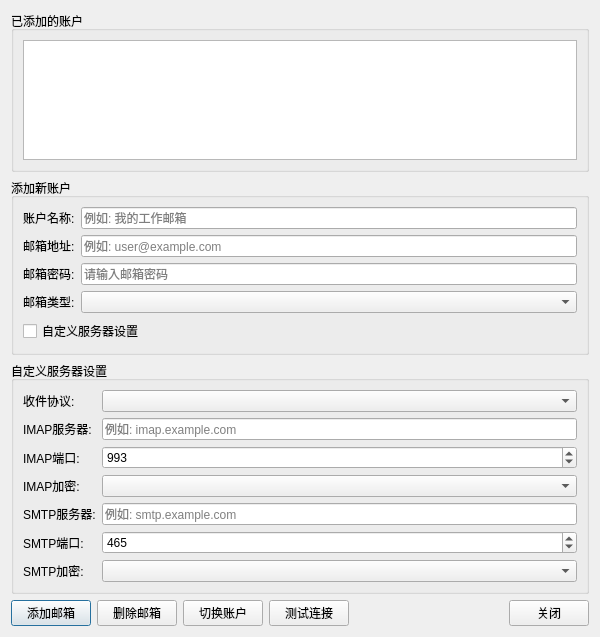
<?xml version="1.0" encoding="UTF-8"?>
<ui version="4.0">
 <class>AccountDialog</class>
 <widget class="QDialog" name="AccountDialog">
  <property name="geometry">
   <rect>
    <x>0</x>
    <y>0</y>
    <width>600</width>
    <height>600</height>
   </rect>
  </property>
  <property name="windowTitle">
   <string>邮箱账户管理</string>
  </property>
  <layout class="QVBoxLayout" name="verticalLayout">
   <item>
    <widget class="QGroupBox" name="accountListGroupBox">
     <property name="title">
      <string>已添加的账户</string>
     </property>
     <layout class="QVBoxLayout" name="verticalLayout_2">
      <item>
       <widget class="QListWidget" name="accountList">
        <property name="minimumSize">
         <size>
          <width>0</width>
          <height>120</height>
         </size>
        </property>
       </widget>
      </item>
     </layout>
    </widget>
   </item>
   <item>
    <widget class="QGroupBox" name="addAccountGroupBox">
     <property name="title">
      <string>添加新账户</string>
     </property>
     <layout class="QGridLayout" name="gridLayout">
      <item row="0" column="0">
       <widget class="QLabel" name="nameLabel">
        <property name="text">
         <string>账户名称:</string>
        </property>
       </widget>
      </item>
      <item row="0" column="1">
       <widget class="QLineEdit" name="nameEdit">
        <property name="placeholderText">
         <string>例如: 我的工作邮箱</string>
        </property>
       </widget>
      </item>
      <item row="1" column="0">
       <widget class="QLabel" name="emailLabel">
        <property name="text">
         <string>邮箱地址:</string>
        </property>
       </widget>
      </item>
      <item row="1" column="1">
       <widget class="QLineEdit" name="emailEdit">
        <property name="placeholderText">
         <string>例如: user@example.com</string>
        </property>
       </widget>
      </item>
      <item row="2" column="0">
       <widget class="QLabel" name="passwordLabel">
        <property name="text">
         <string>邮箱密码:</string>
        </property>
       </widget>
      </item>
      <item row="2" column="1">
       <widget class="QLineEdit" name="passwordEdit">
        <property name="echoMode">
         <enum>QLineEdit::Password</enum>
        </property>
        <property name="placeholderText">
         <string>请输入邮箱密码</string>
        </property>
       </widget>
      </item>
      <item row="3" column="0">
       <widget class="QLabel" name="emailTypeLabel">
        <property name="text">
         <string>邮箱类型:</string>
        </property>
       </widget>
      </item>
      <item row="3" column="1">
       <widget class="QComboBox" name="emailTypeComboBox"/>
      </item>
      <item row="4" column="0" colspan="2">
       <widget class="QCheckBox" name="customSettingsCheckBox">
        <property name="text">
         <string>自定义服务器设置</string>
        </property>
       </widget>
      </item>
     </layout>
    </widget>
   </item>
   <item>
    <widget class="QGroupBox" name="customSettingsGroupBox">
     <property name="title">
      <string>自定义服务器设置</string>
     </property>
     <layout class="QGridLayout" name="gridLayout_2">
      <item row="0" column="0">
       <widget class="QLabel" name="protocolLabel">
        <property name="text">
         <string>收件协议:</string>
        </property>
       </widget>
      </item>
      <item row="0" column="1">
       <widget class="QComboBox" name="protocolComboBox"/>
      </item>
      <item row="1" column="0">
       <widget class="QLabel" name="imapServerLabel">
        <property name="text">
         <string>IMAP服务器:</string>
        </property>
       </widget>
      </item>
      <item row="1" column="1">
       <widget class="QLineEdit" name="imapServerEdit">
        <property name="placeholderText">
         <string>例如: imap.example.com</string>
        </property>
       </widget>
      </item>
      <item row="2" column="0">
       <widget class="QLabel" name="imapPortLabel">
        <property name="text">
         <string>IMAP端口:</string>
        </property>
       </widget>
      </item>
      <item row="2" column="1">
       <widget class="QSpinBox" name="imapPortSpinBox">
        <property name="minimum">
         <number>1</number>
        </property>
        <property name="maximum">
         <number>65535</number>
        </property>
        <property name="value">
         <number>993</number>
        </property>
       </widget>
      </item>
      <item row="3" column="0">
       <widget class="QLabel" name="imapEncryptionLabel">
        <property name="text">
         <string>IMAP加密:</string>
        </property>
       </widget>
      </item>
      <item row="3" column="1">
       <widget class="QComboBox" name="imapEncryptionComboBox"/>
      </item>
      <item row="4" column="0">
       <widget class="QLabel" name="smtpServerLabel">
        <property name="text">
         <string>SMTP服务器:</string>
        </property>
       </widget>
      </item>
      <item row="4" column="1">
       <widget class="QLineEdit" name="smtpServerEdit">
        <property name="placeholderText">
         <string>例如: smtp.example.com</string>
        </property>
       </widget>
      </item>
      <item row="5" column="0">
       <widget class="QLabel" name="smtpPortLabel">
        <property name="text">
         <string>SMTP端口:</string>
        </property>
       </widget>
      </item>
      <item row="5" column="1">
       <widget class="QSpinBox" name="smtpPortSpinBox">
        <property name="minimum">
         <number>1</number>
        </property>
        <property name="maximum">
         <number>65535</number>
        </property>
        <property name="value">
         <number>465</number>
        </property>
       </widget>
      </item>
      <item row="6" column="0">
       <widget class="QLabel" name="smtpEncryptionLabel">
        <property name="text">
         <string>SMTP加密:</string>
        </property>
       </widget>
      </item>
      <item row="6" column="1">
       <widget class="QComboBox" name="smtpEncryptionComboBox"/>
      </item>
     </layout>
    </widget>
   </item>
   <item>
    <layout class="QHBoxLayout" name="horizontalLayout">
     <item>
      <widget class="QPushButton" name="addButton">
       <property name="text">
        <string>添加邮箱</string>
       </property>
      </widget>
     </item>
     <item>
      <widget class="QPushButton" name="deleteButton">
       <property name="text">
        <string>删除邮箱</string>
       </property>
      </widget>
     </item>
     <item>
      <widget class="QPushButton" name="switchButton">
       <property name="text">
        <string>切换账户</string>
       </property>
      </widget>
     </item>
     <item>
      <widget class="QPushButton" name="testButton">
       <property name="text">
        <string>测试连接</string>
       </property>
      </widget>
     </item>
     <item>
      <spacer name="horizontalSpacer">
       <property name="orientation">
        <enum>Qt::Horizontal</enum>
       </property>
       <property name="sizeHint" stdset="0">
        <size>
         <width>40</width>
         <height>20</height>
        </size>
       </property>
      </spacer>
     </item>
     <item>
      <widget class="QPushButton" name="closeButton">
       <property name="text">
        <string>关闭</string>
       </property>
      </widget>
     </item>
    </layout>
   </item>
  </layout>
 </widget>
 <resources/>
 <connections>
  <connection>
   <sender>closeButton</sender>
   <signal>clicked()</signal>
   <receiver>AccountDialog</receiver>
   <slot>reject()</slot>
  </connection>
 </connections>
</ui>
